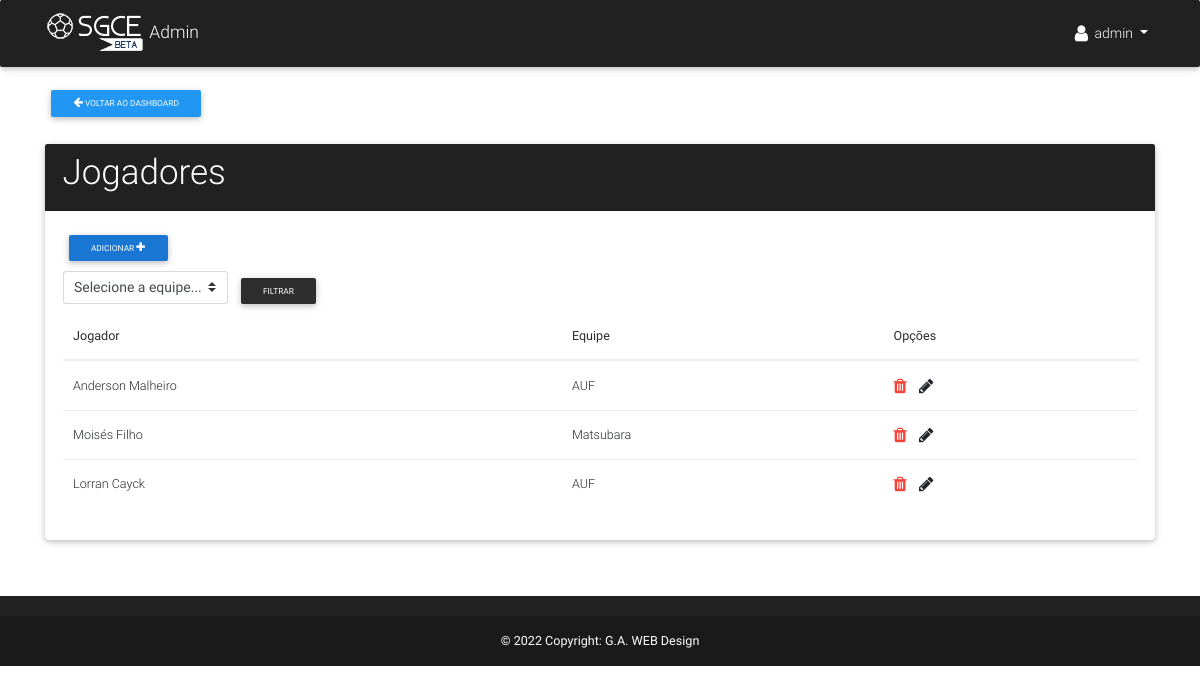
The page /manager/campeonatos/1/list_jogador/ (signed in) on the database as committed earlier.
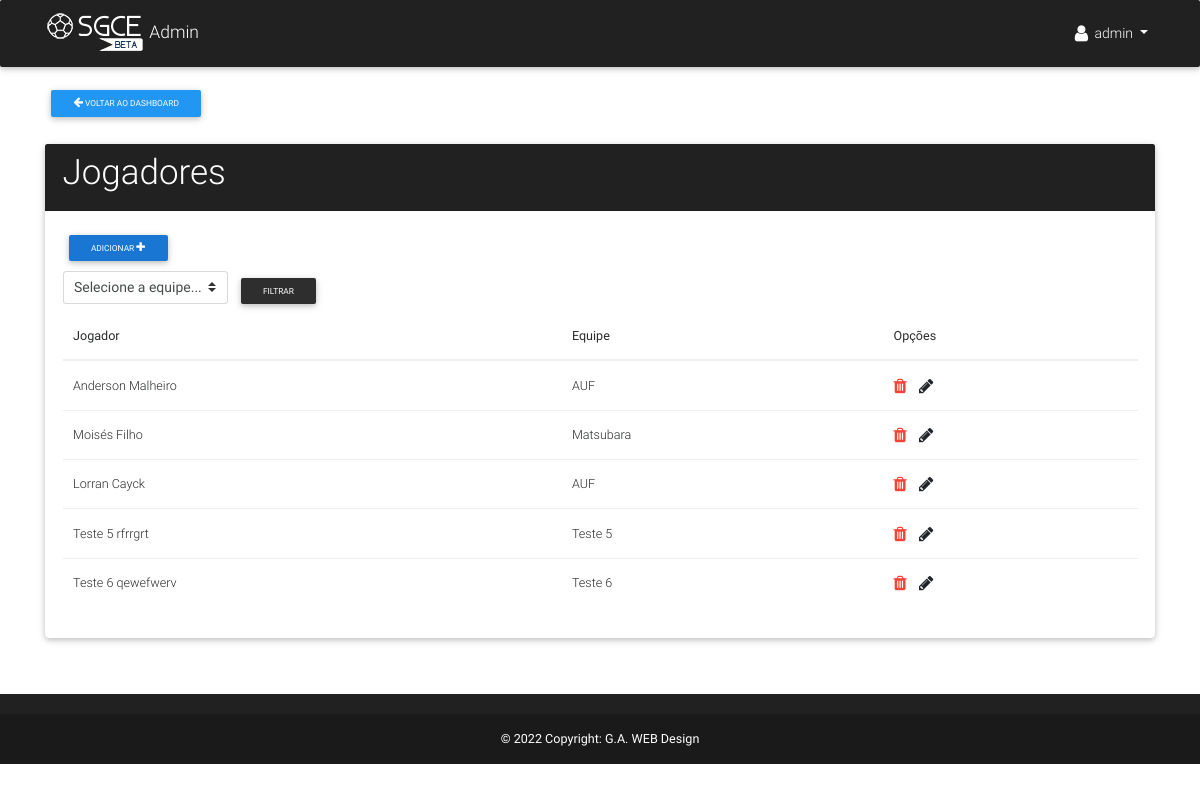
The same page on the database as committed later.
### app/models.py (models this page shows, shortened)
class Jogador(models.Model):
    nome = models.CharField('Nome', max_length=50)
    sobrenome = models.CharField('Sobrenome', max_length=100)
    apelido = models.CharField('Apelido', max_length=30, null=True, blank=True)
    idade = models.PositiveIntegerField('Idade', null=True, blank=True)
    camisa = models.PositiveIntegerField('N° Camisa', null=True, blank=True)
    rua = models.CharField('Rua', max_length=50)
    bairro = models.CharField('Bairro', max_length=50)
    cidade = models.CharField('Cidade', max_length=50)
    total_gols = models.PositiveIntegerField('Gols', default=0)
    total_gols_contra = models.PositiveIntegerField('Gols contra', default=0)
    total_cartoes_amarelos = models.PositiveIntegerField('Cartões amarelos', default=0)
    total_cartoes_vermelhos = models.PositiveIntegerField('Cartões vermelhos', default=0)
    cartoes_acumulados = models.PositiveIntegerField('Cartões acumulados', default=0)
    disponivel = models.BooleanField(default=True)
    equipe = models.ForeignKey(Equipe, verbose_name='Equipe')
    foto = models.ImageField('Foto', upload_to='fotos/', null=True, blank=True)
    campeonato = models.PositiveIntegerField('Campeonato', default=0)
    created_at = models.DateTimeField(auto_now_add=True)
    class Meta:
        verbose_name='Jogador'
        verbose_name_plural = 'Jogadores'
    def __str__(self):
        return '%s %s' % (self.nome, self.sobrenome)

class Equipe(models.Model):
    nome = models.CharField('Nome', max_length=50)
    pontos = models.PositiveIntegerField('Pts', default=0)
    vitorias = models.PositiveIntegerField('V', default=0)
    empates = models.PositiveIntegerField('E', default=0)
    derrotas = models.PositiveIntegerField('D', default=0)
    gols_marcados = models.PositiveIntegerField('GP', default=0)
    gols_sofridos = models.PositiveIntegerField('GC', default=0)
    saldo_gols = models.IntegerField('SG', default=0)
    grupo = models.ForeignKey(Grupo, verbose_name='Grupo', null=True, blank=True)
    campeonato = models.PositiveIntegerField('Campeonato', default=0)
    emblema = models.ImageField('Emblema', upload_to='emblemas/', null=True, blank=True)
    class Meta:
        ordering = ['-pontos', '-vitorias', '-empates', '-derrotas','-saldo_gols']
    def __str__(self):
        return self.nome

### app/views.py (the view)
# urls.py: url(r'^manager/campeonatos/(?P<pk>[0-9]+)/list_jogador/$', jogador_list, name='list_jogador'),
@login_required(login_url='/manager/login/')
def jogador_list(request, pk):
    equipes = Equipe.objects.filter(campeonato=pk)
    if request.method == 'GET':
        if 'equipe' in request.GET:
            jogadores = Jogador.objects.filter(equipe = request.GET['equipe'])
            return render(request, 'manager/read/listar_jogadores.html', {'equipes': equipes, 'jogadores': jogadores, 'pk':pk})
        else:
            jogadores = Jogador.objects.filter(campeonato=pk).order_by('pk')
            return render(request, 'manager/read/listar_jogadores.html', {'equipes': equipes, 'jogadores':jogadores, 'pk':pk})

### app/templates/manager/read/listar_jogadores.html (shortened to what this page needs)
{% extends 'manager/base.html' %}
{% block content %}
<br><br>
<div class="row">
  <div class="col-lg-12">
    <a href="{% url 'manage_campeonato' pk=pk %}" class="btn btn-sm blue">
        <span class="fa fa-arrow-left"></span>
        Voltar ao dashboard
    </a>
    <div class="row justify-content-center mt-4">
      <div class="col-lg-12">
        <div class="card">
          <div class="card-header elegant-color-dark white-text">
            <h1 class="h1-responsive">Jogadores</h1>
          </div>
          <div class="card-body">
            <a href="{% url 'create_jogador' pk=pk %}" class="pull-left black-text mr-5 btn btn-blue btn-sm">
                Adicionar
                <span class="fa fa-plus fa-lg white-text"></span>
            </a><br><br>
            <form method="get" class="form-inline">
                <select class="custom-select mb-2 mr-sm-2 mb-sm-0" id="equipe" name="equipe" required>
                    <option value="">Selecione a equipe...</option>
                </select>
                <button type="submit" class="btn btn-elegant btn-sm">Filtrar</button>
            </form>
            {% if jogadores %}
            <div class="table-responsive">
                <table class="table">
                    <thead>
                        <th>Jogador</th>
                        <th>Equipe</th>
                        <th>Opções</th>
                    </thead>
                    <tbody>
                        {% for j in jogadores %}
                        <tr>
                            <td>{{j}}</td>
                            <td>{{j.equipe}}</td>
                            <td>
                                <a href="{% url 'jogador_remove' c=j.campeonato pk=j.pk %}">
                                    <span class="fa fa-trash fa-lg red-text"></span>
                                </a>
                                <a href="{% url 'jogador_edit' c=j.campeonato pk=j.pk %}">
                                    <span class="fa fa-pencil fa-lg"></span>
                                </a>
                            </td>
                        </tr>
                        {% endfor %}
                    </tbody>
                </table>
            </div>
            {% else %}
            <p>Ainda não há jogadores cadastrados =(</p>
            {% endif %}
          </div>
        </div>
      </div>
    </div>
  </div>
</div>
{% endblock %}

Rows that differ between the two databases and show on the page:
added Jogador: nome+sobrenome "Teste 5 rfrrgrt", equipe "Teste 5"
added Jogador: nome+sobrenome "Teste 6 qewefwerv", equipe "Teste 6"
